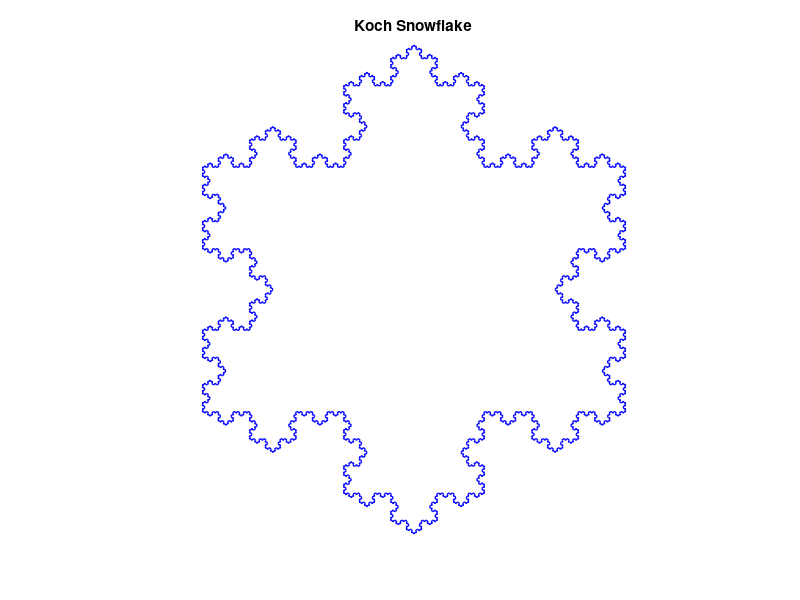

Here is the MATLAB script that generated this plot:
%% Koch Snowflake Generator in MATLAB
% This script builds and plots the Koch snowflake starting
% from an equilateral triangle of side length L=1 down to
% a minimum segment length Lmin=0.01.

L = 1;
Lmin = 0.01;

P = [0, 0; 0.5, sqrt(3)/2; 1, 0; 0, 0];

while true
    newP = [];
    N = size(P,1);
    subdivide = false;
    for i = 1:N-1
        A = P(i, :);
        B = P(i+1, :);
        segLen = norm(B - A);
        if segLen > Lmin
            subdivide = true;
            C = A + (B - A)/3;
            D = A + 2*(B - A)/3;
            angle = pi/3; 
            v = D - C;
            R = [cos(angle), -sin(angle); sin(angle), cos(angle)];
            E = C + (v * R');
            newP = [newP; A; C; E; D];
        else
            newP = [newP; A];
        end
    end
    newP = [newP; P(end, :)];
    P = newP;
    if ~subdivide
        break;
    end
end

figure;
plot(P(:,1), P(:,2), '-b', 'LineWidth', 1);
axis equal off;
title('Koch Snowflake');
